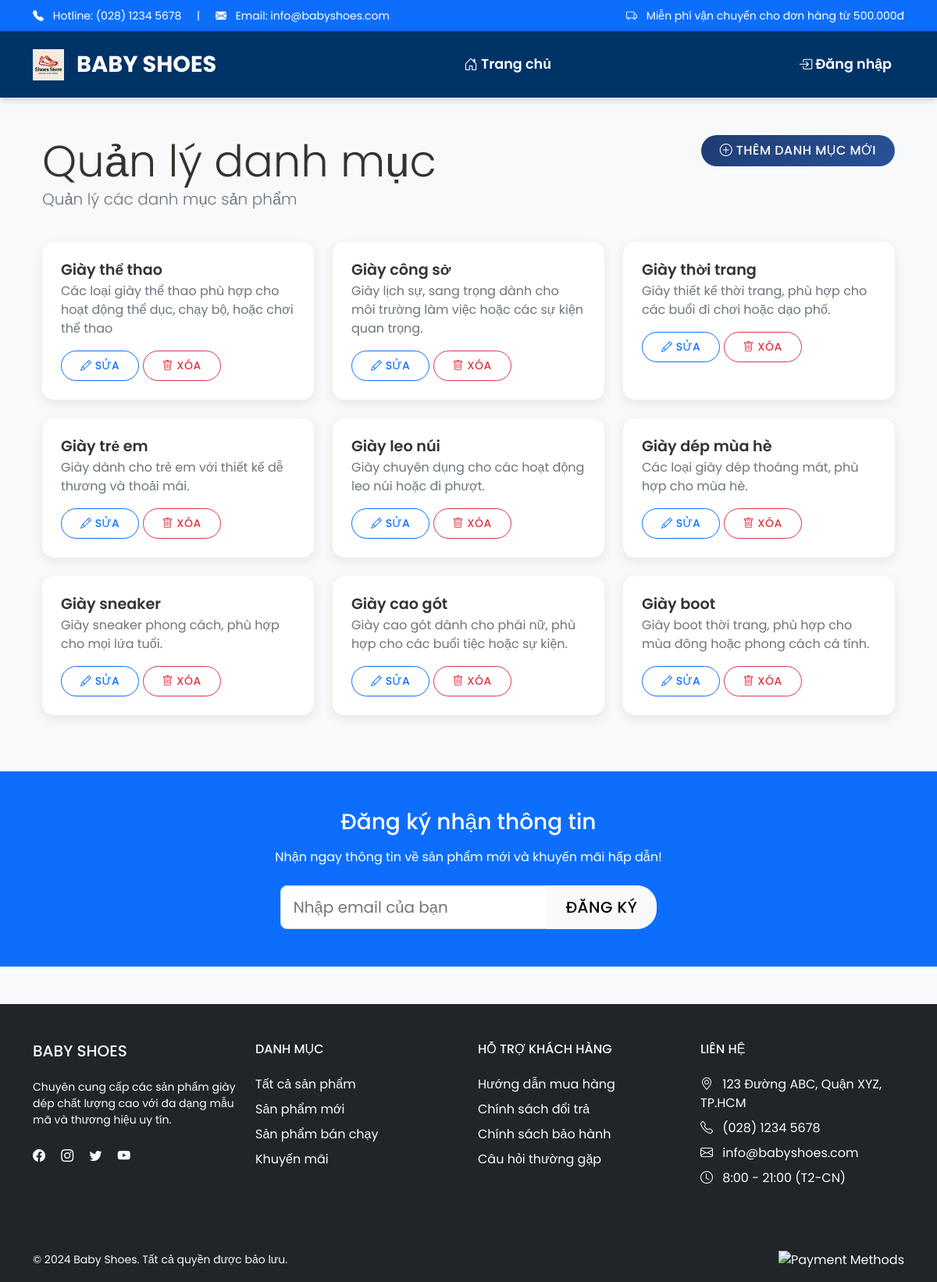
The page /Category on the database its author committed.
### tables this page shows
CREATE TABLE `category` (
  `id` int(11) NOT NULL,
  `name` varchar(100) NOT NULL,
  `description` text DEFAULT NULL
);

### app/controllers/CategoryController.php (called while the page is built, shortened)
<?php
require_once(__DIR__ . '/../config/database.php');
require_once(__DIR__ . '/../models/CategoryModel.php');
class CategoryController
{
    private $categoryModel;
    public function __construct()
    {
        $this->db = (new Database())->getConnection();
        $this->categoryModel = new CategoryModel($this->db);
    }
    public function index()
    {
        $this->list();
    }
    public function list()
    {
        $categories = $this->categoryModel->getCategories();
        include __DIR__ . '/../views/category/list.php';
    }
}
?>

### app/index.php (called while the page is built, shortened)
<?php
$url = $_GET['url'] ?? '';
$url = rtrim($url, '/');
$url = filter_var($url, FILTER_SANITIZE_URL);
$url = explode('/', $url);
$action = isset($url[1]) && $url[1] != '' ? $url[1] : 'index';
$controller = new $controllerName();
call_user_func_array([$controller, $action], array_slice($url, 2));

### app/config/database.php (called while the page is built, shortened)
<?php
class Database {
    private $host = "localhost";
    private $db_name = "my_store";
    private $username = "root";
    private $password = "";
    public function getConnection() {
        $this->conn = null;
        try {
            $this->conn = new PDO(
                "mysql:host=" . $this->host . ";dbname=" . $this->db_name,
                $this->username,
                $this->password
            );
            $this->conn->exec("set names utf8");
        } catch (PDOException $exception) {
            echo "Connection error: " . $exception->getMessage();
        }
        return $this->conn;
    }
}

### app/models/CategoryModel.php (called while the page is built, shortened)
<?php
class CategoryModel
{
    private $conn;
    private $table_name = "category";
    public function __construct($db)
    {
        $this->conn = $db;
    }
    public function getCategories()
    {
        $query = "SELECT id, name, description FROM " . $this->table_name;
        $stmt = $this->conn->prepare($query);
        $stmt->execute();
        $result = $stmt->fetchAll(PDO::FETCH_OBJ);
        return $result;
    }
}
?>

### app/views/category/list.php (the view, shortened to what this page needs)
<?php include __DIR__ . '/../shares/header.php'; ?>
<div class="container py-5">
    <div class="row mb-4">
        <div class="col-md-8" data-aos="fade-right">
            <h1 class="display-4 mb-0">Quản lý danh mục</h1>
            <p class="text-muted lead">Quản lý các danh mục sản phẩm</p>
        </div>
        <div class="col-md-4 text-md-end" data-aos="fade-left">
            <a href="/webbanhang/Category/add" class="btn btn-primary">
                <i class="bi bi-plus-circle"></i> Thêm danh mục mới
            </a>
        </div>
    </div>
    <?php if (!empty($categories)): ?>
        <div class="row">
            <?php foreach ($categories as $category): ?>
                <div class="col-md-4 mb-4" data-aos="fade-up">
                    <div class="card h-100 category-card">
                        <div class="card-body">
                            <h5 class="card-title mb-1"><?php echo htmlspecialchars($category->name); ?></h5>
                            <p class="card-text text-muted mb-3">
                                <?php echo htmlspecialchars($category->description ?? 'Không có mô tả'); ?>
                            </p>
                            <div class="category-actions">
                                <a href="/webbanhang/Category/edit/<?php echo $category->id; ?>" class="btn btn-sm btn-outline-primary">
                                    <i class="bi bi-pencil"></i> Sửa
                                </a>
                                <a href="/webbanhang/Category/delete/<?php echo $category->id; ?>" class="btn btn-sm btn-outline-danger">
                                    <i class="bi bi-trash"></i> Xóa
                                </a>
                            </div>
                        </div>
                    </div>
                </div>
            <?php endforeach; ?>
        </div>
    <?php endif; ?>
</div>
<?php include __DIR__ . '/../shares/footer.php'; ?>

### assets/css/style.css (style rules this page uses)
body { background-color: #f8f9fa; font-family: 'Poppins', sans-serif; color: #333; }
.card { border: none; border-radius: 15px; transition: all 0.3s ease; background: #fff; overflow: hidden; box-shadow: 0 5px 15px rgba(0, 0, 0, 0.08); }
.card-body { padding: 1.5rem; }
.card-title { font-size: 1.2rem; font-weight: 600; margin-bottom: 1rem; }
.btn { padding: 0.5rem 1.5rem; border-radius: 25px; font-weight: 500; text-transform: uppercase; letter-spacing: 0.5px; transition: all 0.3s ease; }
.btn-primary { background: linear-gradient(135deg, #1e3c72 0%, #2a5298 100%); border: none; }

### rows shown on the page
category: name "Giày thể thao", description "Các loại giày thể thao phù hợp cho hoạt động thể dục, chạy bộ, hoặc chơi thể thao"
category: name "Giày công sở", description "Giày lịch sự, sang trọng dành cho môi trường làm việc hoặc các sự kiện quan trọng."
category: name "Giày thời trang", description "Giày thiết kế thời trang, phù hợp cho các buổi đi chơi hoặc dạo phố."
category: name "Giày trẻ em", description "Giày dành cho trẻ em với thiết kế dễ thương và thoải mái."
category: name "Giày leo núi", description "Giày chuyên dụng cho các hoạt động leo núi hoặc đi phượt."
category: name "Giày dép mùa hè", description "Các loại giày dép thoáng mát, phù hợp cho mùa hè."
category: name "Giày sneaker", description "Giày sneaker phong cách, phù hợp cho mọi lứa tuổi."
category: name "Giày cao gót", description "Giày cao gót dành cho phái nữ, phù hợp cho các buổi tiệc hoặc sự kiện."
category: name "Giày boot", description "Giày boot thời trang, phù hợp cho mùa đông hoặc phong cách cá tính."
